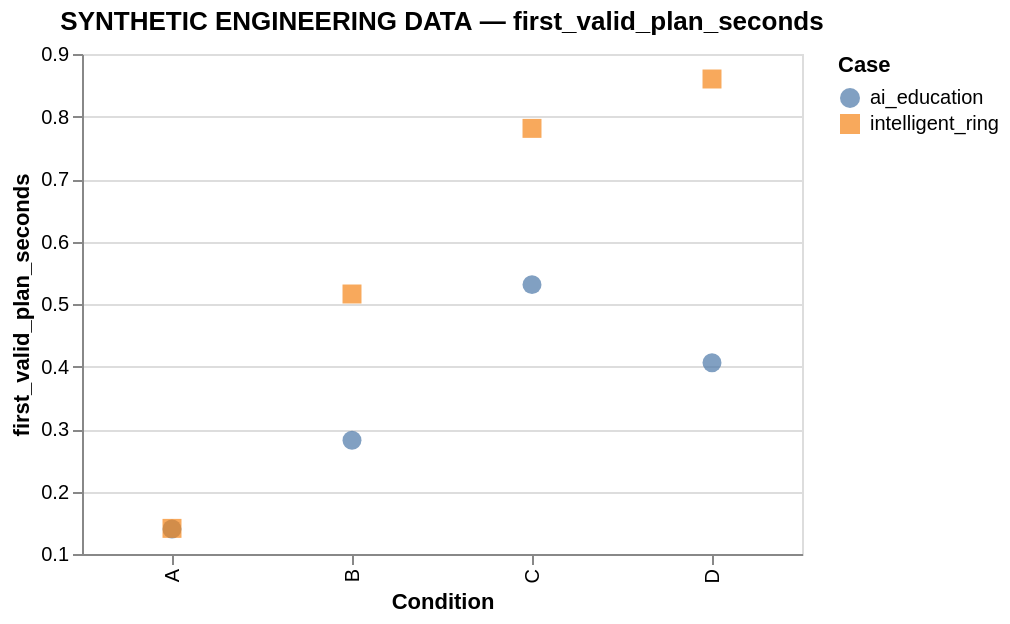

This figure's Vega-Lite source:
### Vega-Lite specification from a JSON file in a GitHub repository (floating-point values rounded to 4 significant figures)
{"config": {"view": {"continuousWidth": 300, "continuousHeight": 300}}, "data": {"values": [{"case_id": "ai_education", "condition": "A", "value": 0.14}, {"case_id": "ai_education", "condition": "D", "value": 0.406}, {"case_id": "ai_education", "condition": "B", "value": 0.282}, {"case_id": "ai_education", "condition": "C", "value": 0.531}, {"case_id": "intelligent_ring", "condition": "C", "value": 0.781}, {"case_id": "intelligent_ring", "condition": "B", "value": 0.516}, {"case_id": "intelligent_ring", "condition": "D", "value": 0.86}, {"case_id": "intelligent_ring", "condition": "A", "value": 0.141}]}, "mark": {"type": "point", "filled": true, "size": 90}, "encoding": {"color": {"field": "case_id", "title": "Case", "type": "nominal"}, "shape": {"field": "case_id", "type": "nominal"}, "tooltip": [{"field": "case_id", "type": "nominal"}, {"field": "condition", "type": "nominal"}, {"field": "value", "type": "quantitative"}], "x": {"field": "condition", "sort": ["A", "B", "C", "D"], "title": "Condition", "type": "nominal"}, "y": {"field": "value", "scale": {"zero": false}, "title": "first_valid_plan_seconds", "type": "quantitative"}}, "height": 250, "title": "SYNTHETIC ENGINEERING DATA — first_valid_plan_seconds", "width": 360, "$schema": "https://vega.github.io/schema/vega-lite/v6.4.1.json"}
